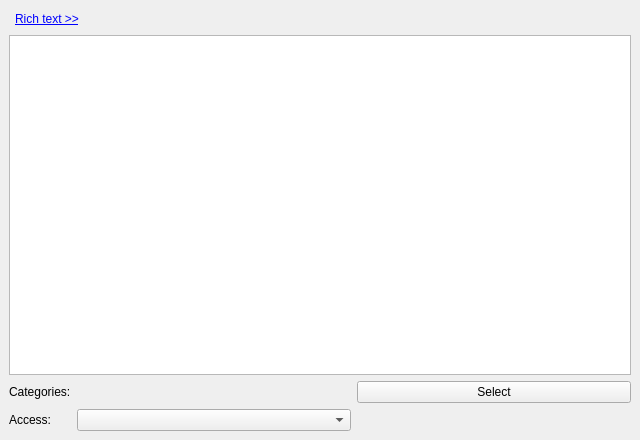
<?xml version="1.0" encoding="UTF-8"?>
<ui version="4.0">
 <class>EventOrTodoMore</class>
 <widget class="QStackedWidget" name="EventOrTodoMore">
  <property name="geometry">
   <rect>
    <x>0</x>
    <y>0</y>
    <width>640</width>
    <height>440</height>
   </rect>
  </property>
  <property name="windowTitle">
   <string comment="KDE::DoNotExtract">StackedWidget</string>
  </property>
  <property name="currentIndex">
   <number>0</number>
  </property>
  <widget class="QWidget" name="page">
   <property name="minimumSize">
    <size>
     <width>640</width>
     <height>440</height>
    </size>
   </property>
   <property name="maximumSize">
    <size>
     <width>640</width>
     <height>440</height>
    </size>
   </property>
   <layout class="QGridLayout" name="gridLayout_13">
    <item row="0" column="0" colspan="3">
     <layout class="QHBoxLayout" name="horizontalLayout_6">
      <item>
       <widget class="QWidget" name="mEditToolBarPlaceHolder" native="true"/>
      </item>
      <item>
       <widget class="QLabel" name="mRichTextLabel">
        <property name="sizePolicy">
         <sizepolicy hsizetype="Fixed" vsizetype="Preferred">
          <horstretch>0</horstretch>
          <verstretch>0</verstretch>
         </sizepolicy>
        </property>
        <property name="text">
         <string>&lt;a href=\&quot;hide\&quot;&gt;&lt;font color='blue'&gt;Rich text &amp;gt;&amp;gt;&lt;/font&gt;&lt;/a&gt;</string>
        </property>
        <property name="textFormat">
         <enum>Qt::RichText</enum>
        </property>
       </widget>
      </item>
      <item>
       <spacer name="horizontalSpacer_9">
        <property name="orientation">
         <enum>Qt::Horizontal</enum>
        </property>
        <property name="sizeHint" stdset="0">
         <size>
          <width>40</width>
          <height>20</height>
         </size>
        </property>
       </spacer>
      </item>
     </layout>
    </item>
    <item row="1" column="0" colspan="3">
     <widget class="KRichTextWidget" name="mDescriptionEdit">
      <property name="toolTip">
       <string extracomment="@info:tooltip">Set the description in plain text or rich text.</string>
      </property>
      <property name="whatsThis">
       <string extracomment="@info:whatsthis">Sets the description for this event, to-do or journal. This will be displayed in a reminder if one is set, as well as in a tooltip when you hover over the event.</string>
      </property>
      <property name="tabChangesFocus">
       <bool>true</bool>
      </property>
     </widget>
    </item>
    <item row="2" column="0">
     <widget class="QLabel" name="mCategoryLabel">
      <property name="sizePolicy">
       <sizepolicy hsizetype="Fixed" vsizetype="Preferred">
        <horstretch>0</horstretch>
        <verstretch>0</verstretch>
       </sizepolicy>
      </property>
      <property name="text">
       <string extracomment="@label">Categories:</string>
      </property>
     </widget>
    </item>
    <item row="2" column="1">
     <widget class="KSqueezedTextLabel" name="mCategoriesLabel"/>
    </item>
    <item row="2" column="2">
     <widget class="QPushButton" name="mSelectCategoriesButton">
      <property name="text">
       <string comment="Opens a selection dialog for selecting categories of an event or task">Select</string>
      </property>
     </widget>
    </item>
    <item row="3" column="0">
     <widget class="QLabel" name="mSecrecyLabel">
      <property name="sizePolicy">
       <sizepolicy hsizetype="Fixed" vsizetype="Preferred">
        <horstretch>0</horstretch>
        <verstretch>0</verstretch>
       </sizepolicy>
      </property>
      <property name="toolTip">
       <string extracomment="@info:tooltip">Set the secrecy level</string>
      </property>
      <property name="whatsThis">
       <string extracomment="@info:whatsthis">Sets whether the access to this event or to-do is restricted. Please note that KOrganizer currently does not use this setting, so the implementation of the restrictions will depend on the groupware server. This means that events or to-dos marked as private or confidential may be visible to others.</string>
      </property>
      <property name="text">
       <string>Access:</string>
      </property>
      <property name="alignment">
       <set>Qt::AlignRight|Qt::AlignTrailing|Qt::AlignVCenter</set>
      </property>
     </widget>
    </item>
    <item row="3" column="1">
     <widget class="KComboBox" name="mSecrecyCombo">
      <property name="toolTip">
       <string extracomment="@info:tooltip">Set the secrecy level</string>
      </property>
      <property name="whatsThis">
       <string extracomment="@info:whatsthis">Sets whether the access to this event or to-do is restricted. Please note that KOrganizer currently does not use this setting, so the implementation of the restrictions will depend on the groupware server. This means that events or to-dos marked as private or confidential may be visible to others.</string>
      </property>
     </widget>
    </item>
   </layout>
  </widget>
  <widget class="QWidget" name="mAttendeeWidget">
   <property name="minimumSize">
    <size>
     <width>640</width>
     <height>440</height>
    </size>
   </property>
   <property name="maximumSize">
    <size>
     <width>640</width>
     <height>440</height>
    </size>
   </property>
   <layout class="QGridLayout" name="gridLayout_9">
    <item row="0" column="0">
     <widget class="QLabel" name="label_3">
      <property name="text">
       <string>Organizer:</string>
      </property>
      <property name="alignment">
       <set>Qt::AlignRight|Qt::AlignTrailing|Qt::AlignVCenter</set>
      </property>
     </widget>
    </item>
    <item row="0" column="1">
     <widget class="QStackedWidget" name="mOrganizerStack">
      <property name="sizePolicy">
       <sizepolicy hsizetype="Preferred" vsizetype="Fixed">
        <horstretch>0</horstretch>
        <verstretch>0</verstretch>
       </sizepolicy>
      </property>
      <property name="currentIndex">
       <number>0</number>
      </property>
      <widget class="QWidget" name="i_am_organizer">
       <layout class="QGridLayout" name="gridLayout_8">
        <property name="margin">
         <number>0</number>
        </property>
        <item row="0" column="0">
         <widget class="KComboBox" name="mOrganizerCombo">
          <property name="sizePolicy">
           <sizepolicy hsizetype="Minimum" vsizetype="Fixed">
            <horstretch>0</horstretch>
            <verstretch>0</verstretch>
           </sizepolicy>
          </property>
          <property name="toolTip">
           <string extracomment="@info:tooltip">Set the organizer identity</string>
          </property>
          <property name="whatsThis">
           <string extracomment="@info:whatsthis">Sets the identity corresponding to the organizer of this to-do or event. Identities can be set in the 'Personal' section of the KOrganizer configuration, or in the Personal'-&gt;'About Me'-&gt;'Password &amp; User Account' section of the System Settings. In addition, identities are gathered from your KMail settings and from your address book. If you choose to set it globally for KDE in the System Settings, be sure to check 'Use email settings from System Settings' in the 'Personal' section of the KOrganizer configuration.</string>
          </property>
          <property name="sizeAdjustPolicy">
           <enum>QComboBox::AdjustToMinimumContentsLength</enum>
          </property>
         </widget>
        </item>
       </layout>
      </widget>
      <widget class="QWidget" name="someone_else_is_organizer">
       <layout class="QGridLayout" name="gridLayout_12">
        <property name="margin">
         <number>0</number>
        </property>
        <item row="0" column="0">
         <widget class="QLabel" name="mOrganizerLabel">
          <property name="text">
           <string comment="KDE::DoNotExtract">TextLabel</string>
          </property>
         </widget>
        </item>
       </layout>
      </widget>
     </widget>
    </item>
    <item row="1" column="0">
     <widget class="QLabel" name="label_5">
      <property name="text">
       <string>Participants:</string>
      </property>
      <property name="alignment">
       <set>Qt::AlignRight|Qt::AlignTrailing|Qt::AlignVCenter</set>
      </property>
     </widget>
    </item>
    <item row="1" column="1">
     <layout class="QHBoxLayout" name="horizontalLayout_7">
      <item>
       <widget class="QLabel" name="mConflictsLabel">
        <property name="text">
         <string>X time conflicts</string>
        </property>
       </widget>
      </item>
      <item>
       <widget class="QPushButton" name="mSolveButton">
        <property name="text">
         <string>Solve...</string>
        </property>
       </widget>
      </item>
      <item>
       <widget class="QPushButton" name="mSelectButton">
        <property name="text">
         <string comment="Select attendees from addressbook">Select...</string>
        </property>
       </widget>
      </item>
     </layout>
    </item>
    <item row="2" column="0" colspan="2">
     <widget class="QWidget" name="mAttendeWidgetPlaceHolder" native="true">
      <property name="sizePolicy">
       <sizepolicy hsizetype="Preferred" vsizetype="Expanding">
        <horstretch>0</horstretch>
        <verstretch>0</verstretch>
       </sizepolicy>
      </property>
     </widget>
    </item>
   </layout>
  </widget>
  <widget class="QWidget" name="page_2">
   <property name="minimumSize">
    <size>
     <width>640</width>
     <height>440</height>
    </size>
   </property>
   <property name="maximumSize">
    <size>
     <width>640</width>
     <height>440</height>
    </size>
   </property>
   <layout class="QGridLayout" name="gridLayout">
    <item row="0" column="1">
     <widget class="KComboBox" name="mAlarmPresetCombo">
      <property name="sizePolicy">
       <sizepolicy hsizetype="Fixed" vsizetype="Fixed">
        <horstretch>0</horstretch>
        <verstretch>0</verstretch>
       </sizepolicy>
      </property>
      <property name="sizeAdjustPolicy">
       <enum>QComboBox::AdjustToContents</enum>
      </property>
     </widget>
    </item>
    <item row="0" column="2">
     <widget class="QPushButton" name="mAlarmAddPresetButton">
      <property name="sizePolicy">
       <sizepolicy hsizetype="Fixed" vsizetype="Fixed">
        <horstretch>0</horstretch>
        <verstretch>0</verstretch>
       </sizepolicy>
      </property>
      <property name="text">
       <string>Add</string>
      </property>
     </widget>
    </item>
    <item row="0" column="3">
     <spacer name="horizontalSpacer_3">
      <property name="orientation">
       <enum>Qt::Horizontal</enum>
      </property>
      <property name="sizeHint" stdset="0">
       <size>
        <width>194</width>
        <height>22</height>
       </size>
      </property>
     </spacer>
    </item>
    <item row="1" column="0" rowspan="5" colspan="4">
     <widget class="QListWidget" name="mAlarmList">
      <property name="editTriggers">
       <set>QAbstractItemView::NoEditTriggers</set>
      </property>
     </widget>
    </item>
    <item row="1" column="4">
     <widget class="QPushButton" name="mAlarmNewButton">
      <property name="text">
       <string comment="@action:button Create a new reminder">New</string>
      </property>
     </widget>
    </item>
    <item row="2" column="4">
     <widget class="QPushButton" name="mAlarmConfigureButton">
      <property name="text">
       <string>Configure</string>
      </property>
     </widget>
    </item>
    <item row="4" column="4">
     <widget class="QPushButton" name="mAlarmRemoveButton">
      <property name="text">
       <string>Remove</string>
      </property>
     </widget>
    </item>
    <item row="5" column="4">
     <spacer name="verticalSpacer_3">
      <property name="orientation">
       <enum>Qt::Vertical</enum>
      </property>
      <property name="sizeHint" stdset="0">
       <size>
        <width>88</width>
        <height>173</height>
       </size>
      </property>
     </spacer>
    </item>
    <item row="3" column="4">
     <widget class="QPushButton" name="mAlarmToggleButton">
      <property name="text">
       <string>Disable</string>
      </property>
     </widget>
    </item>
   </layout>
  </widget>
  <widget class="QWidget" name="page_3">
   <property name="minimumSize">
    <size>
     <width>640</width>
     <height>440</height>
    </size>
   </property>
   <property name="maximumSize">
    <size>
     <width>640</width>
     <height>440</height>
    </size>
   </property>
   <layout class="QGridLayout" name="gridLayout_2">
    <item row="0" column="0" colspan="3">
     <layout class="QHBoxLayout" name="horizontalLayout_9">
      <item>
       <widget class="KComboBox" name="mRecurrenceTypeCombo">
        <property name="sizePolicy">
         <sizepolicy hsizetype="Fixed" vsizetype="Fixed">
          <horstretch>0</horstretch>
          <verstretch>0</verstretch>
         </sizepolicy>
        </property>
        <item>
         <property name="text">
          <string>Repeat never</string>
         </property>
        </item>
        <item>
         <property name="text">
          <string>Repeat daily</string>
         </property>
        </item>
        <item>
         <property name="text">
          <string>Repeat weekly</string>
         </property>
        </item>
        <item>
         <property name="text">
          <string>Repeat monthly</string>
         </property>
        </item>
        <item>
         <property name="text">
          <string>Repeat yearly</string>
         </property>
        </item>
       </widget>
      </item>
      <item>
       <widget class="QLabel" name="mFrequencyLabel">
        <property name="sizePolicy">
         <sizepolicy hsizetype="Fixed" vsizetype="Preferred">
          <horstretch>0</horstretch>
          <verstretch>0</verstretch>
         </sizepolicy>
        </property>
        <property name="text">
         <string comment="@label Frequency of recurrence: every x [days|weeks|months|years]">every</string>
        </property>
       </widget>
      </item>
      <item>
       <widget class="QSpinBox" name="mFrequencyEdit">
        <property name="sizePolicy">
         <sizepolicy hsizetype="Fixed" vsizetype="Fixed">
          <horstretch>0</horstretch>
          <verstretch>0</verstretch>
         </sizepolicy>
        </property>
        <property name="value">
         <number>1</number>
        </property>
       </widget>
      </item>
      <item>
       <widget class="QLabel" name="mRecurrenceRuleLabel">
        <property name="sizePolicy">
         <sizepolicy hsizetype="Minimum" vsizetype="Preferred">
          <horstretch>0</horstretch>
          <verstretch>0</verstretch>
         </sizepolicy>
        </property>
       </widget>
      </item>
      <item>
       <spacer name="horizontalSpacer_10">
        <property name="orientation">
         <enum>Qt::Horizontal</enum>
        </property>
        <property name="sizeHint" stdset="0">
         <size>
          <width>40</width>
          <height>20</height>
         </size>
        </property>
       </spacer>
      </item>
     </layout>
    </item>
    <item row="1" column="0" colspan="3">
     <widget class="QStackedWidget" name="mRepeatStack">
      <property name="sizePolicy">
       <sizepolicy hsizetype="Preferred" vsizetype="Fixed">
        <horstretch>0</horstretch>
        <verstretch>0</verstretch>
       </sizepolicy>
      </property>
      <property name="currentIndex">
       <number>0</number>
      </property>
      <widget class="QWidget" name="never_page"/>
      <widget class="QWidget" name="daily_page">
       <layout class="QGridLayout" name="gridLayout_11">
        <property name="margin">
         <number>0</number>
        </property>
       </layout>
      </widget>
      <widget class="QWidget" name="weekly_page">
       <layout class="QGridLayout" name="gridLayout_4">
        <property name="margin">
         <number>0</number>
        </property>
        <item row="0" column="0">
         <widget class="KPIM::KWeekdayCheckCombo" name="mWeekDayCombo">
          <property name="sizePolicy">
           <sizepolicy hsizetype="MinimumExpanding" vsizetype="Fixed">
            <horstretch>0</horstretch>
            <verstretch>0</verstretch>
           </sizepolicy>
          </property>
         </widget>
        </item>
       </layout>
      </widget>
      <widget class="QWidget" name="Monthly">
       <layout class="QGridLayout" name="gridLayout_6">
        <property name="margin">
         <number>0</number>
        </property>
        <item row="0" column="0">
         <widget class="KComboBox" name="mMonthlyCombo">
          <property name="sizePolicy">
           <sizepolicy hsizetype="Fixed" vsizetype="Fixed">
            <horstretch>0</horstretch>
            <verstretch>0</verstretch>
           </sizepolicy>
          </property>
         </widget>
        </item>
        <item row="0" column="1">
         <spacer name="horizontalSpacer_11">
          <property name="orientation">
           <enum>Qt::Horizontal</enum>
          </property>
          <property name="sizeHint" stdset="0">
           <size>
            <width>40</width>
            <height>20</height>
           </size>
          </property>
         </spacer>
        </item>
       </layout>
      </widget>
      <widget class="QWidget" name="yearly_page">
       <layout class="QGridLayout" name="gridLayout_7">
        <property name="margin">
         <number>0</number>
        </property>
        <item row="0" column="0">
         <widget class="KComboBox" name="mYearlyCombo">
          <property name="sizePolicy">
           <sizepolicy hsizetype="Fixed" vsizetype="Fixed">
            <horstretch>0</horstretch>
            <verstretch>0</verstretch>
           </sizepolicy>
          </property>
         </widget>
        </item>
        <item row="0" column="1">
         <spacer name="horizontalSpacer_8">
          <property name="orientation">
           <enum>Qt::Horizontal</enum>
          </property>
          <property name="sizeHint" stdset="0">
           <size>
            <width>40</width>
            <height>20</height>
           </size>
          </property>
         </spacer>
        </item>
       </layout>
      </widget>
     </widget>
    </item>
    <item row="2" column="0" colspan="3">
     <layout class="QHBoxLayout" name="horizontalLayout">
      <property name="spacing">
       <number>0</number>
      </property>
      <item>
       <widget class="KComboBox" name="mRecurrenceEndCombo">
        <property name="sizePolicy">
         <sizepolicy hsizetype="Fixed" vsizetype="Fixed">
          <horstretch>0</horstretch>
          <verstretch>0</verstretch>
         </sizepolicy>
        </property>
        <item>
         <property name="text">
          <string>Ends never</string>
         </property>
        </item>
        <item>
         <property name="text">
          <string>Ends on</string>
         </property>
        </item>
        <item>
         <property name="text">
          <string>Ends after</string>
         </property>
        </item>
       </widget>
      </item>
      <item>
       <widget class="QStackedWidget" name="mRecurrenceEndStack">
        <property name="sizePolicy">
         <sizepolicy hsizetype="Preferred" vsizetype="Fixed">
          <horstretch>0</horstretch>
          <verstretch>0</verstretch>
         </sizepolicy>
        </property>
        <property name="currentIndex">
         <number>2</number>
        </property>
        <widget class="QWidget" name="no_end">
         <layout class="QGridLayout" name="gridLayout_16">
          <property name="margin">
           <number>0</number>
          </property>
         </layout>
        </widget>
        <widget class="QWidget" name="end_on">
         <layout class="QGridLayout" name="gridLayout_3">
          <property name="margin">
           <number>0</number>
          </property>
          <item row="0" column="0">
           <widget class="QDateEdit" name="mRecurrenceEndDate">
            <property name="displayFormat">
             <string>MM.dd.yyyy</string>
            </property>
           </widget>
          </item>
          <item row="0" column="1">
           <spacer name="horizontalSpacer_6">
            <property name="orientation">
             <enum>Qt::Horizontal</enum>
            </property>
            <property name="sizeHint" stdset="0">
             <size>
              <width>276</width>
              <height>18</height>
             </size>
            </property>
           </spacer>
          </item>
         </layout>
        </widget>
        <widget class="QWidget" name="end_after">
         <layout class="QGridLayout" name="gridLayout_10">
          <property name="horizontalSpacing">
           <number>0</number>
          </property>
          <property name="margin">
           <number>0</number>
          </property>
          <item row="0" column="0">
           <widget class="QSpinBox" name="mEndDurationEdit">
            <property name="minimum">
             <number>1</number>
            </property>
            <property name="maximum">
             <number>9999</number>
            </property>
           </widget>
          </item>
          <item row="0" column="1">
           <widget class="QLabel" name="mRecurrenceOccurrencesLabel">
            <property name="sizePolicy">
             <sizepolicy hsizetype="MinimumExpanding" vsizetype="Preferred">
              <horstretch>0</horstretch>
              <verstretch>0</verstretch>
             </sizepolicy>
            </property>
            <property name="text">
             <string extracomment="@label">occurrence(s)</string>
            </property>
           </widget>
          </item>
         </layout>
        </widget>
       </widget>
      </item>
     </layout>
    </item>
    <item row="3" column="0">
     <widget class="QLabel" name="mExceptionsLabel">
      <property name="sizePolicy">
       <sizepolicy hsizetype="Fixed" vsizetype="Preferred">
        <horstretch>0</horstretch>
        <verstretch>0</verstretch>
       </sizepolicy>
      </property>
      <property name="text">
       <string>Exceptions:</string>
      </property>
     </widget>
    </item>
    <item row="3" column="1" colspan="2">
     <layout class="QHBoxLayout" name="horizontalLayout_3">
      <item>
       <widget class="QDateEdit" name="mExceptionDateEdit">
        <property name="displayFormat">
         <string>dd.MM.yyyy</string>
        </property>
       </widget>
      </item>
      <item>
       <widget class="QPushButton" name="mExceptionAddButton">
        <property name="enabled">
         <bool>false</bool>
        </property>
        <property name="text">
         <string>Add</string>
        </property>
       </widget>
      </item>
      <item>
       <spacer name="horizontalSpacer_4">
        <property name="orientation">
         <enum>Qt::Horizontal</enum>
        </property>
        <property name="sizeHint" stdset="0">
         <size>
          <width>40</width>
          <height>20</height>
         </size>
        </property>
       </spacer>
      </item>
     </layout>
    </item>
    <item row="4" column="0" colspan="2">
     <widget class="QListWidget" name="mExceptionList">
      <property name="sizePolicy">
       <sizepolicy hsizetype="Expanding" vsizetype="Expanding">
        <horstretch>0</horstretch>
        <verstretch>0</verstretch>
       </sizepolicy>
      </property>
      <property name="selectionMode">
       <enum>QAbstractItemView::ExtendedSelection</enum>
      </property>
     </widget>
    </item>
    <item row="4" column="2">
     <layout class="QVBoxLayout" name="verticalLayout">
      <item>
       <widget class="QPushButton" name="mExceptionRemoveButton">
        <property name="enabled">
         <bool>false</bool>
        </property>
        <property name="text">
         <string>Remove</string>
        </property>
       </widget>
      </item>
      <item>
       <spacer name="verticalSpacer_5">
        <property name="orientation">
         <enum>Qt::Vertical</enum>
        </property>
        <property name="sizeHint" stdset="0">
         <size>
          <width>20</width>
          <height>40</height>
         </size>
        </property>
       </spacer>
      </item>
     </layout>
    </item>
   </layout>
  </widget>
  <widget class="QWidget" name="page_4">
   <property name="minimumSize">
    <size>
     <width>640</width>
     <height>440</height>
    </size>
   </property>
   <property name="maximumSize">
    <size>
     <width>640</width>
     <height>440</height>
    </size>
   </property>
   <layout class="QGridLayout" name="gridLayout_5">
    <item row="0" column="0" rowspan="3">
     <widget class="QWidget" name="mAttachmentViewPlaceHolder" native="true">
      <property name="sizePolicy">
       <sizepolicy hsizetype="MinimumExpanding" vsizetype="Expanding">
        <horstretch>0</horstretch>
        <verstretch>0</verstretch>
       </sizepolicy>
      </property>
     </widget>
    </item>
    <item row="0" column="1">
     <widget class="QPushButton" name="mAddButton">
      <property name="sizePolicy">
       <sizepolicy hsizetype="Minimum" vsizetype="Fixed">
        <horstretch>0</horstretch>
        <verstretch>0</verstretch>
       </sizepolicy>
      </property>
      <property name="toolTip">
       <string extracomment="@info:tooltip">Add an attachment</string>
      </property>
      <property name="whatsThis">
       <string extracomment="@info:whatsthis">Shows a dialog used to select an attachment to add to this event or to-do as link or as inline data.</string>
      </property>
      <property name="text">
       <string>Add</string>
      </property>
     </widget>
    </item>
    <item row="1" column="1">
     <widget class="QPushButton" name="mRemoveButton">
      <property name="enabled">
       <bool>false</bool>
      </property>
      <property name="sizePolicy">
       <sizepolicy hsizetype="Minimum" vsizetype="Fixed">
        <horstretch>0</horstretch>
        <verstretch>0</verstretch>
       </sizepolicy>
      </property>
      <property name="toolTip">
       <string extracomment="@info:tooltip">Remove the selected attachment</string>
      </property>
      <property name="whatsThis">
       <string extracomment="@info:whatsthis">Removes the attachment selected in the list above from this event or to-do.</string>
      </property>
      <property name="text">
       <string>Remove</string>
      </property>
     </widget>
    </item>
    <item row="2" column="1">
     <spacer name="verticalSpacer_4">
      <property name="orientation">
       <enum>Qt::Vertical</enum>
      </property>
      <property name="sizeHint" stdset="0">
       <size>
        <width>20</width>
        <height>154</height>
       </size>
      </property>
     </spacer>
    </item>
   </layout>
  </widget>
 </widget>
 <customwidgets>
  <customwidget>
   <class>KPIM::KCheckComboBox</class>
   <extends>KComboBox</extends>
   <header>libkdepim/kcheckcombobox.h</header>
  </customwidget>
  <customwidget>
   <class>KRichTextEdit</class>
   <extends>KTextEdit</extends>
   <header>krichtextedit.h</header>
  </customwidget>
  <customwidget>
   <class>KSqueezedTextLabel</class>
   <extends>QLabel</extends>
   <header>ksqueezedtextlabel.h</header>
  </customwidget>
  <customwidget>
   <class>KComboBox</class>
   <extends>QComboBox</extends>
   <header>kcombobox.h</header>
  </customwidget>
  <customwidget>
   <class>KTextEdit</class>
   <extends>QTextEdit</extends>
   <header>ktextedit.h</header>
  </customwidget>
  <customwidget>
   <class>KRichTextWidget</class>
   <extends>KRichTextEdit</extends>
   <header>krichtextwidget.h</header>
  </customwidget>
  <customwidget>
   <class>KPIM::KWeekdayCheckCombo</class>
   <extends>KPIM::KCheckComboBox</extends>
   <header>libkdepim/kweekdaycheckcombo.h</header>
  </customwidget>
 </customwidgets>
 <resources/>
 <connections>
  <connection>
   <sender>mRecurrenceEndCombo</sender>
   <signal>activated(int)</signal>
   <receiver>mRecurrenceEndStack</receiver>
   <slot>setCurrentIndex(int)</slot>
   <hints>
    <hint type="sourcelabel">
     <x>56</x>
     <y>75</y>
    </hint>
    <hint type="destinationlabel">
     <x>204</x>
     <y>77</y>
    </hint>
   </hints>
  </connection>
  <connection>
   <sender>mRecurrenceTypeCombo</sender>
   <signal>activated(int)</signal>
   <receiver>mRepeatStack</receiver>
   <slot>setCurrentIndex(int)</slot>
   <hints>
    <hint type="sourcelabel">
     <x>44</x>
     <y>14</y>
    </hint>
    <hint type="destinationlabel">
     <x>115</x>
     <y>43</y>
    </hint>
   </hints>
  </connection>
 </connections>
</ui>
